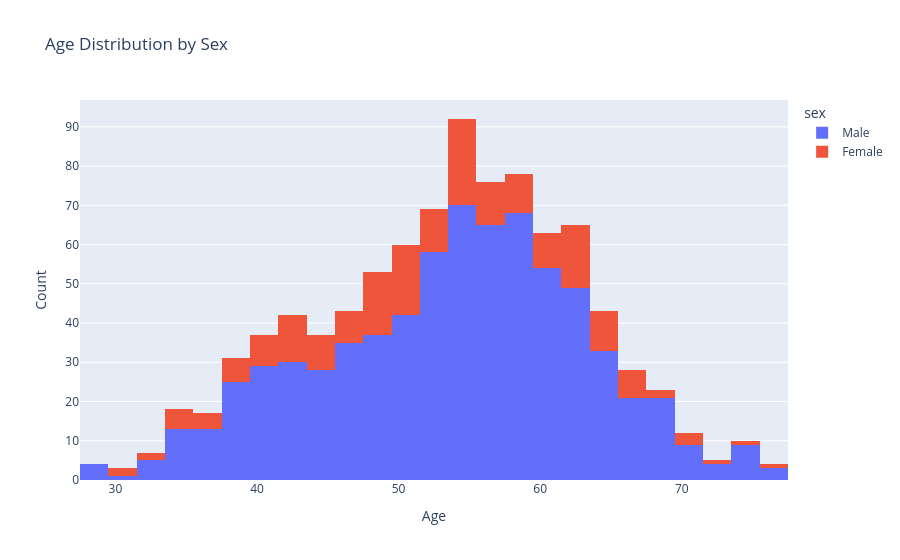

Write notebook code for a chart like this one.
### Code cell
# plot the histogram of age column using plotly and coloring this by sex
fig = px.histogram(data, x='age', color='sex', nbins=30, title='Age Distribution by Sex')
fig.update_layout(xaxis_title='Age', yaxis_title='Count')
fig.show()

### Figure 1 — Plotly figure (JSON) as saved in the notebook; plotly's stock layout.template omitted (floating-point values rounded to 4 significant figures; data arrays with more than 128 entries replaced by an {"elided": "..."} marker saying what was removed)
{"data": [{"bingroup": "x", "hovertemplate": "sex=Male<br>age=%{x}<br>count=%{y}<extra></extra>", "legendgroup": "Male", "marker": {"color": "#636efa", "pattern": {"shape": ""}}, "name": "Male", "nbinsx": 30, "orientation": "v", "showlegend": true, "type": "histogram", "x": {"elided": "726 int values"}, "xaxis": "x", "yaxis": "y"}, {"bingroup": "x", "hovertemplate": "sex=Female<br>age=%{x}<br>count=%{y}<extra></extra>", "legendgroup": "Female", "marker": {"color": "#EF553B", "pattern": {"shape": ""}}, "name": "Female", "nbinsx": 30, "orientation": "v", "showlegend": true, "type": "histogram", "x": {"elided": "194 int values"}, "xaxis": "x", "yaxis": "y"}], "layout": {"barmode": "relative", "legend": {"title": {"text": "sex"}, "tracegroupgap": 0}, "title": {"text": "Age Distribution by Sex"}, "xaxis": {"anchor": "y", "domain": [0, 1], "title": {"text": "Age"}}, "yaxis": {"anchor": "x", "domain": [0, 1], "title": {"text": "Count"}}}}
